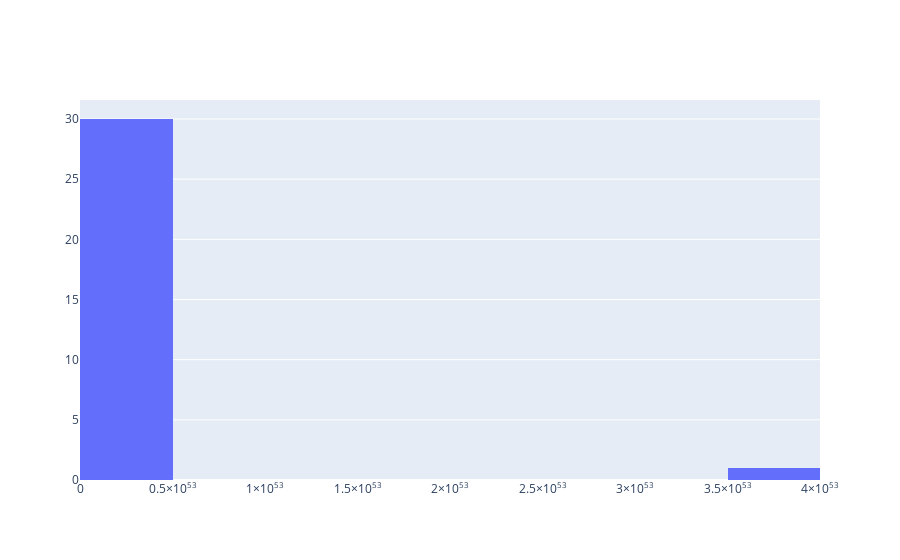

Write notebook code for a chart like this one.
### Code cell
iplot(Figure(data=Histogram(x=df['exp_data'])))

### Figure 1 — Plotly figure (JSON) as saved in the notebook; plotly's stock layout.template omitted (floating-point values rounded to 4 significant figures)
{"data": [{"type": "histogram", "x": [2.057e+50, 5.033e+49, 5.28e+51, 3.484e+50, 4.763e+50, 2.254e+50, 1.616e+52, 3.31e+51, 1.471e+50, 6.776e+50, 2.498e+51, 3.821e+53, 6.873e+50, 1.693e+50, 1.549e+51, 1.953e+51, 1.998e+51, 9.811e+50, 7.443e+49, 1.343e+49, 1.533e+49, 1.455e+49, 6.78e+49, 6.067e+51, 3.731e+51, 1.524e+50, 1.015e+52, 3.249e+51, 8.531e+50, 1.305e+52, 2.657e+52]}], "layout": {"autosize": true, "xaxis": {"autorange": true, "range": [1.063e+37, 4e+53], "type": "linear"}, "yaxis": {"autorange": true, "range": [0, 31.58]}}}
